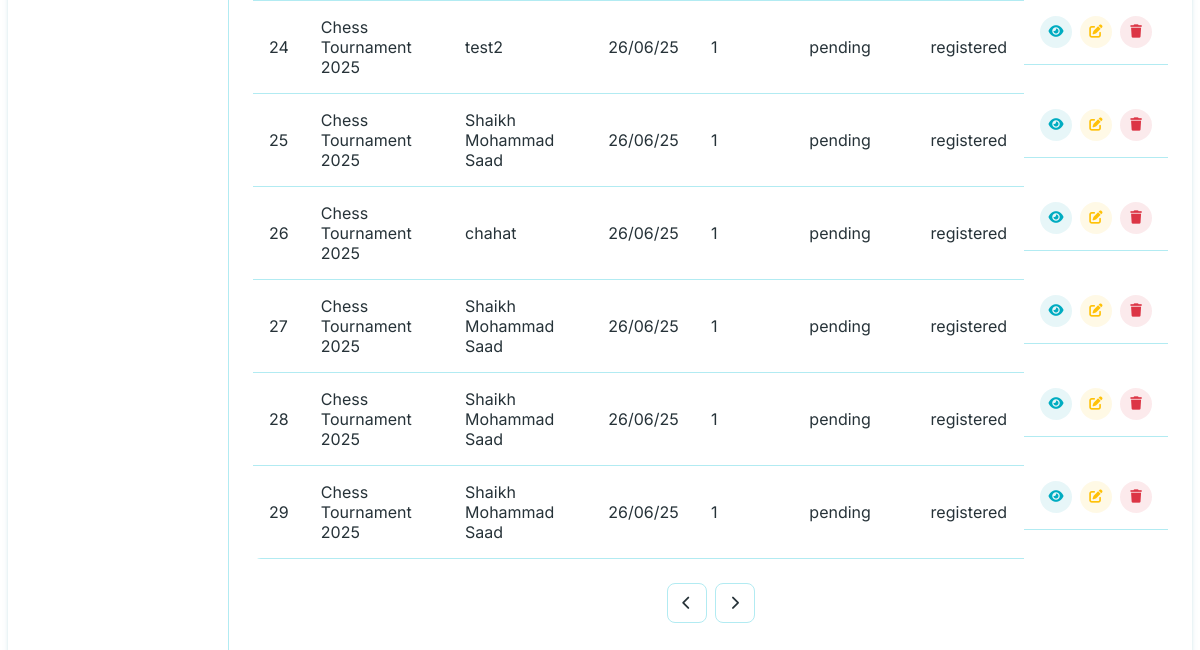
The app's page /superadmin/dashboard/registrations/ (signed in, lower part), older data.
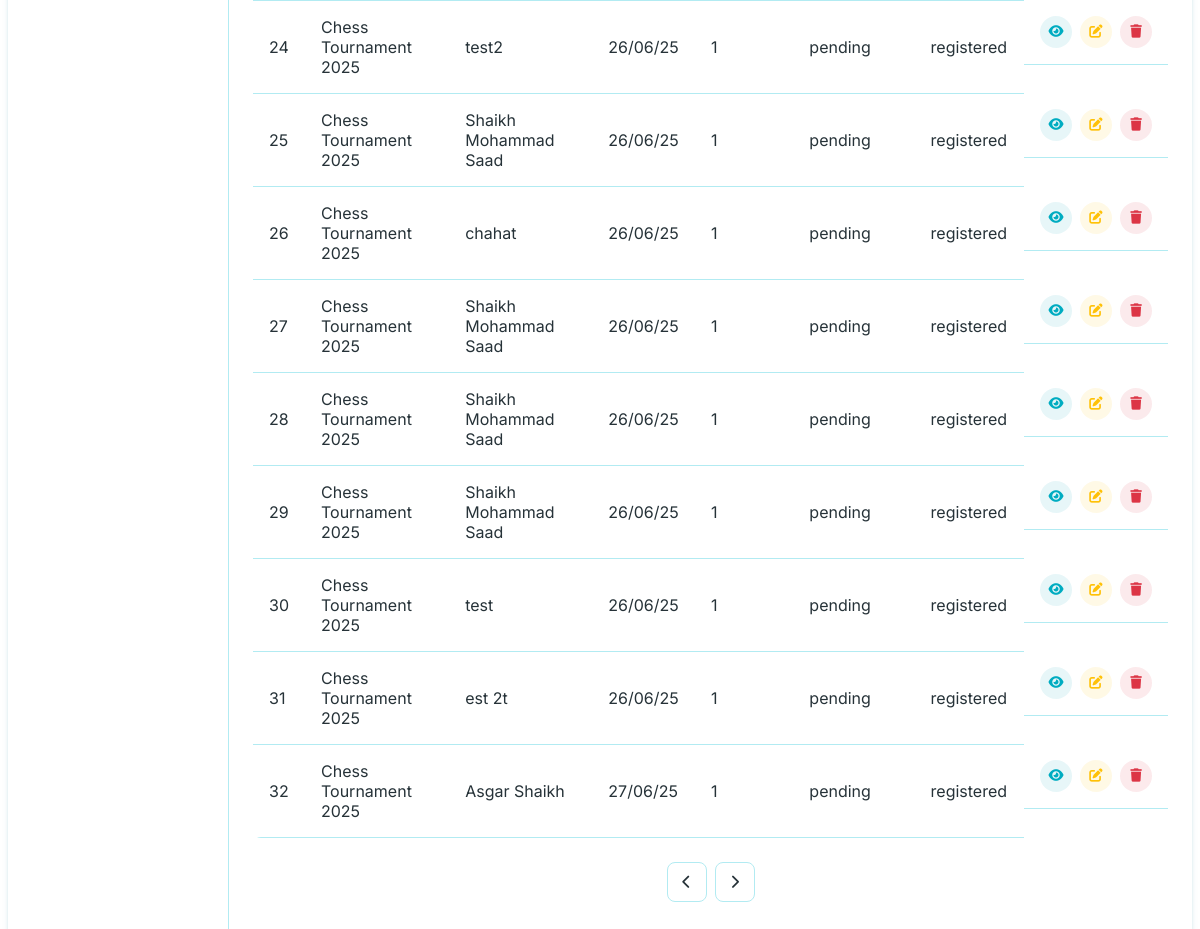
The same page, newer data.
### app/models.py (models this page shows, shortened)
class Participant(models.Model):
    STATUS_CHOICES = [
        ('registered', 'Registered'),
        ('confirmed', 'Confirmed'),
        ('checked_in', 'Checked In'),
        ('eliminated', 'Eliminated'),
        ('winner', 'Winner'),
        ('disqualified', 'Disqualified'),
        ('rejected', 'Rejected')
    ]
    tournament = models.ForeignKey(Tournament, on_delete=models.CASCADE, related_name='tournament')
    registration_id = models.UUIDField(default=uuid.uuid4, editable=False, unique=True)
    full_name = models.CharField(max_length=200)
    address = models.CharField(max_length=300, null=True, blank=True)
    email = models.EmailField(blank=True, null=True, unique=False, help_text="Email address for updates and notifications")
    phone = models.CharField(max_length=20)
    wp = models.CharField(max_length=10, blank=True, help_text="WhatsApp number for updates")
    age = models.IntegerField()
    gender = models.CharField(max_length=10, choices=[('male', 'Male'), ('female', 'Female'), ('other', 'Other')])
    registration_date = models.DateTimeField(auto_now_add=True)
    status = models.CharField(max_length=20, choices=STATUS_CHOICES, default='registered')
    check_in_time = models.DateTimeField(null=True, blank=True)
    special_requirements = models.TextField(blank=True)
    notes = models.TextField(blank=True)
    transaction = models.OneToOneField(Transaction, on_delete=models.CASCADE, related_name='participant')
    optinWhatsapp = models.BooleanField(default=True)
    class Meta:
        unique_together = ['tournament', 'email']

class Tournament(models.Model):
    STATUS_CHOICES = [
        ('draft', 'Draft'),
        ('published', 'Published'),
        ('ongoing', 'Ongoing'),
        ('completed', 'Completed'),
        ('cancelled', 'Cancelled'),
    ]
    title = models.CharField(max_length=200)
    slug = models.SlugField(unique=True, blank=True)
    description = models.TextField()
    category = models.ForeignKey(Category, on_delete=models.CASCADE, related_name='tournaments')
    organizer = models.ForeignKey(User, on_delete=models.CASCADE, related_name='organized_tournaments', default=None, null=True)
    start_date = models.DateField()
    end_date = models.DateField()
    tournament_time = models.TimeField(default=timezone.datetime.strptime('10:00', '%H:%M').time())
    registration_deadline = models.DateTimeField()
    venue = models.CharField(max_length=200)
    address = models.TextField(blank=True, null=True)
    city = models.CharField(max_length=100)
    state = models.CharField(max_length=100)
    country = models.CharField(max_length=100)
    postal_code = models.CharField(max_length=20, null=True, blank=True)
    max_participants = models.PositiveIntegerField()
    min_participants = models.PositiveIntegerField(default=2)
    entry_fee = models.DecimalField(max_digits=10, decimal_places=2)
    prize_pool = models.DecimalField(max_digits=10, decimal_places=2)
    tournament_format = models.CharField(max_length=100)  # e.g., "Single Elimination", "Double Elimination", "Round Robin"
    rules = models.TextField()
    banner_image = models.ImageField(upload_to='tournament_banners/')
    additional_images = models.ManyToManyField(TournamentImage, blank=True, related_name='additional_tournaments')
    status = models.CharField(max_length=20, choices=STATUS_CHOICES, default='draft')
    is_featured = models.BooleanField(default=False)
    created_at = models.DateTimeField(auto_now_add=True)
    updated_at = models.DateTimeField(auto_now=True)
    contact_email = models.EmailField()
    contact_phone = models.CharField(max_length=20)
    whatsapp_number = models.CharField(max_length=20, blank=True)
    facebook_event = models.URLField(blank=True)
    instagram_post = models.URLField(blank=True)
    upi_id = models.ForeignKey(
        Upis,
        max_length=100,
        blank=True,
        help_text="UPI ID for payment collection",
        on_delete=models.SET_NULL,
        null=True,
        related_name='tournaments'
    )
    class Meta:
        ordering = ['-start_date']

class Transaction(models.Model):
    PAYMENT_STATUS = [
        ('pending', 'Pending'),
        ('completed', 'Completed'),
        ('failed', 'Failed'),
        ('refunded', 'Refunded'),
    ]
    amount = models.DecimalField(max_digits=10, decimal_places=2)
    payment_status = models.CharField(
        max_length=20,
        choices=PAYMENT_STATUS,
        default='pending'
    )
    payment_date = models.DateTimeField(null=True, blank=True)
    payment_reference = models.CharField(
        max_length=100,
        blank=True,
        help_text="Transaction ID or UPI reference number"
    )
    payment_screenshot = models.ImageField(
        upload_to='payment_proofs/',
        blank=True,
        help_text="Screenshot of payment confirmation"
    )
    ticket_count = models.PositiveIntegerField(default=1)
    ticket_numbers = models.CharField(
        max_length=200,
        blank=True,
        help_text="Comma-separated ticket numbers"
    )
    created_at = models.DateTimeField(auto_now_add=True)
    updated_at = models.DateTimeField(auto_now=True)
    notes = models.TextField(blank=True)
    class Meta:
        ordering = ['-created_at']
        indexes = [
            models.Index(fields=['payment_status']),
        ]

### app/View/admin/admin_registration.py (the view, shortened to what this page needs)
# urls.py: path('superadmin/dashboard/registrations/', admin_registration, name='admin_registrations'),
@login_required
def admin_registration(request):
    registrations = Participant.objects.all().select_related('tournament')
    search_query = request.GET.get('searchreg', '').strip()
    events = Tournament.objects.all()
    context = {
        'active_tab': 'registration',
        'events': events,
        'registrations': registrations.distinct(),
        'search_query': search_query,
    }
    return render(request, 'admin/registrations.html', context)

### templates/admin/registrations.html (shortened to what this page needs)
{% extends 'admin/base_admin.html' %}
{% load static %}
{% block content %}
<div class="admin-tab active">
    <div class="data-table-container">
        <table class="admin-table">
            <tbody>
                {% for registration in registrations %}
                <tr class="registration-row"
                    data-id="{{ registration.id }}"
                    data-event="{{ registration.tournament.title }}"
                    data-full_name="{{ registration.full_name }}"
                    data-email="{{ registration.email }}"
                    data-phone="{{ registration.phone }}"
                    data-wp="{{ registration.wp }}"
                    data-age="{{ registration.age }}"
                    data-gender="{{ registration.gender }}"
                    data-date="{{ registration.registration_date|date:'Y-m-d' }}"
                    data-status="{{ registration.status }}"
                    data-ticket_count="{{ registration.transaction.ticket_count }}"
                    data-payment_status="{{ registration.transaction.payment_status }}"
                    data-payment_reference="{{ registration.transaction.payment_reference }}"
                    data-notes="{{ registration.notes|default:'' }}"
                    data-special_requirements="{{ registration.special_requirements|default:'' }}"
                    {% if registration.transaction.payment_screenshot %}
                        data-payment_screenshot="{{ registration.transaction.payment_screenshot.url }}"
                    {% else %}
                        data-payment_screenshot=""
                    {% endif %}
                >
                    <td>{{ registration.id }}</td>
                    <td>{{ registration.tournament.title }}</td>
                    <td>{{ registration.full_name }}</td>
                    <td>{{ registration.registration_date|date:'d/m/y' }}</td>
                    <td>{{registration.transaction.ticket_count}}</td>
                    <td>{{ registration.transaction.payment_status }}</td>
                    <td>{{ registration.status }}</td>
                    <td class="action-buttons">
                        <button class="view-btn" title="View" data-id="{{ registration.id }}" data-modal-target="view-registration-modal"><i class="fas fa-eye"></i></button>
                        <button class="edit-btn" title="Edit" data-id="{{ registration.id }}" data-modal-target="edit-registration-modal"><i class="fas fa-edit"></i></button>
                        <button class="delete-btn" title="Delete" data-id="{{ registration.id }}" data-type="registration"><i class="fas fa-trash"></i></button>
                    </td>
                </tr>
                {% empty %}
                <tr>
                    <td colspan="9" class="text-center">No registrations found</td>
                </tr>
                {% endfor %}
            </tbody>
        </table>
    </div>
    <div class="pagination">
        <button class="page-btn" {% if not registrations.has_previous %}disabled{% endif %}><i class="fas fa-chevron-left"></i></button>
        <button class="page-btn" {% if not registrations.has_next %}disabled{% endif %}><i class="fas fa-chevron-right"></i></button>
    </div>
</div>
{% endblock %}

Row changes from the older to the newer data that the page shows:
added Participant: id "30", tournament "Chess Tournament 2025", full_name "test", registration_date "26/06/25", transaction.ticket_count "1", transaction.payment_status "pending", status "registered"
added Participant: id "31", tournament "Chess Tournament 2025", full_name "est 2t", registration_date "26/06/25", transaction.ticket_count "1", transaction.payment_status "pending", status "registered"
added Participant: id "32", tournament "Chess Tournament 2025", full_name "Asgar Shaikh", registration_date "27/06/25", transaction.ticket_count "1", transaction.payment_status "pending", status "registered"
